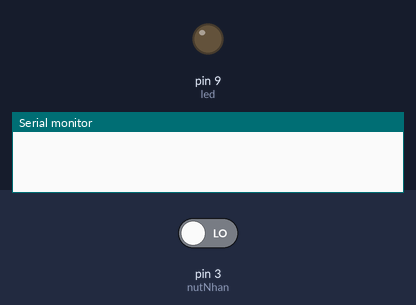
Simulated run of this sketch. Board: Arduino Uno, built with avr-gcc and run on an emulated ATmega328P. Parts: output pins drawn as LEDs (lit = HIGH), the last lines printed to the serial monitor. The test bench sets the inputs (shaded band); at power-on: pin 3 (nutNhan) LOW.

Above: at 1.2 s.
1.3 s: pin 3 (nutNhan) driven HIGH
At 4.1 s:
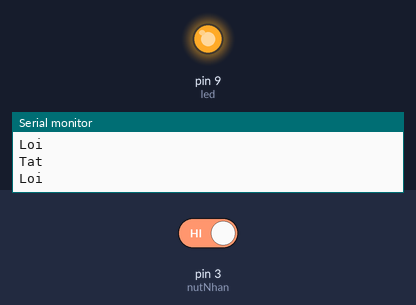
4.3 s: pin 3 (nutNhan) driven LOW
At 5.2 s:
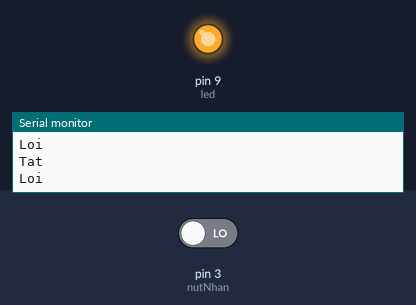
Timing chart, 0 to 7.3 s (numbered marks = the images above; inputs shaded):
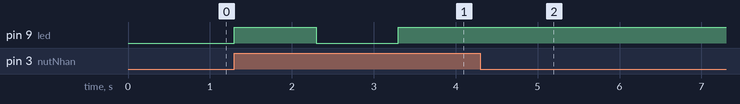

The sketch:

Code_Bai3.ino
```cpp
int nutNhan = 3, led = 9;
boolean trangThai = false;

void setup () {
  pinMode(nutNhan, INPUT);
  pinMode(led, OUTPUT);
  Serial.begin(9600);
}

void loop() {
  if(digitalRead(nutNhan) == HIGH)
  {
    if(trangThai == true)
    {
      Serial.println("Tat");
      digitalWrite(led, LOW);
      trangThai = false;
    }
    else
    {
      Serial.println("Loi");
      digitalWrite(led, HIGH);
      trangThai = true;
    }
    delay(1000);
  }
}
```

Measured:
- after the input at 1.3 s, pin 9 (led): LOW → HIGH at once, → LOW 1.0 s later, → HIGH 1.0 s later
- after the input at 4.3 s, pin 9 (led): stops changing and stays HIGH
